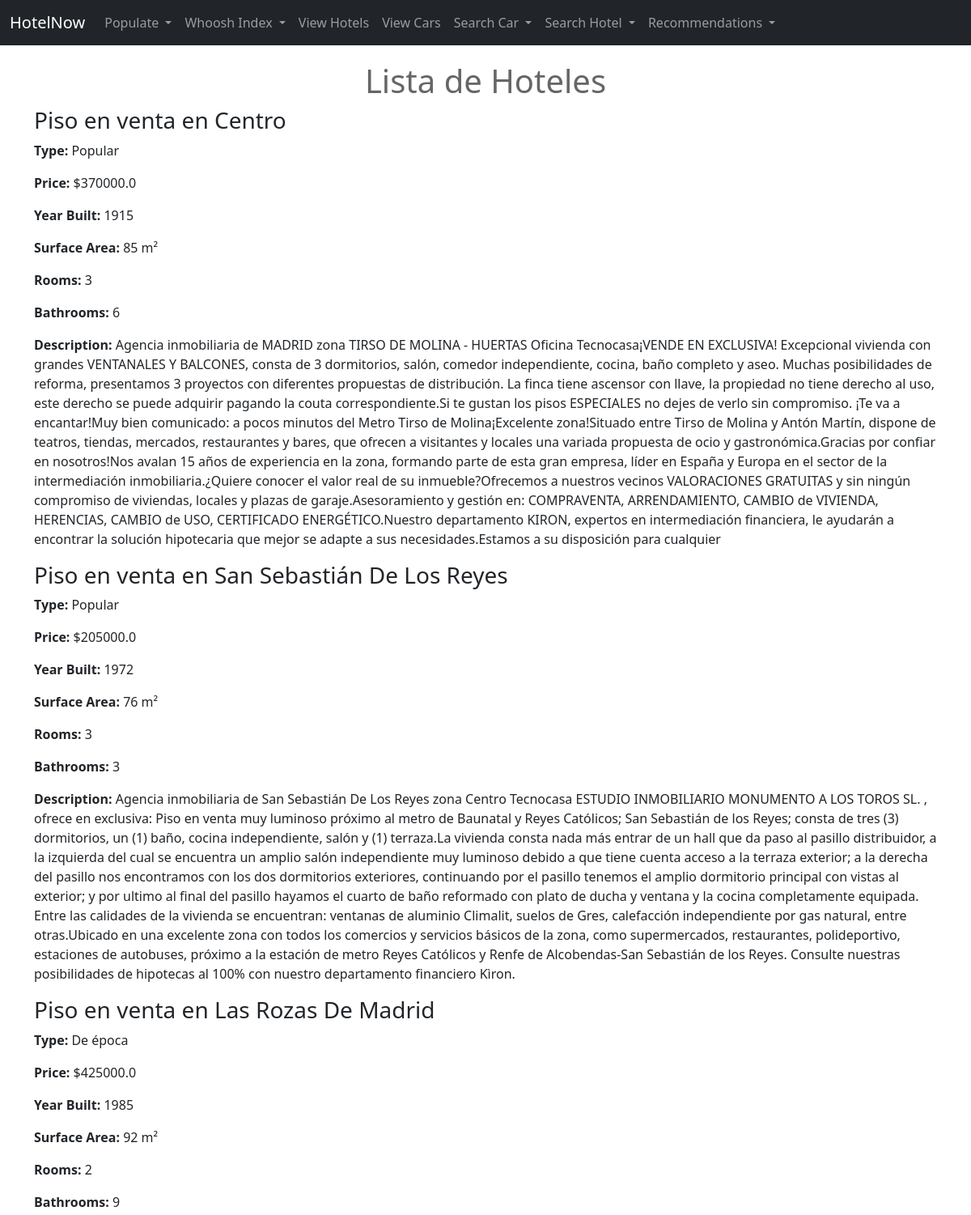
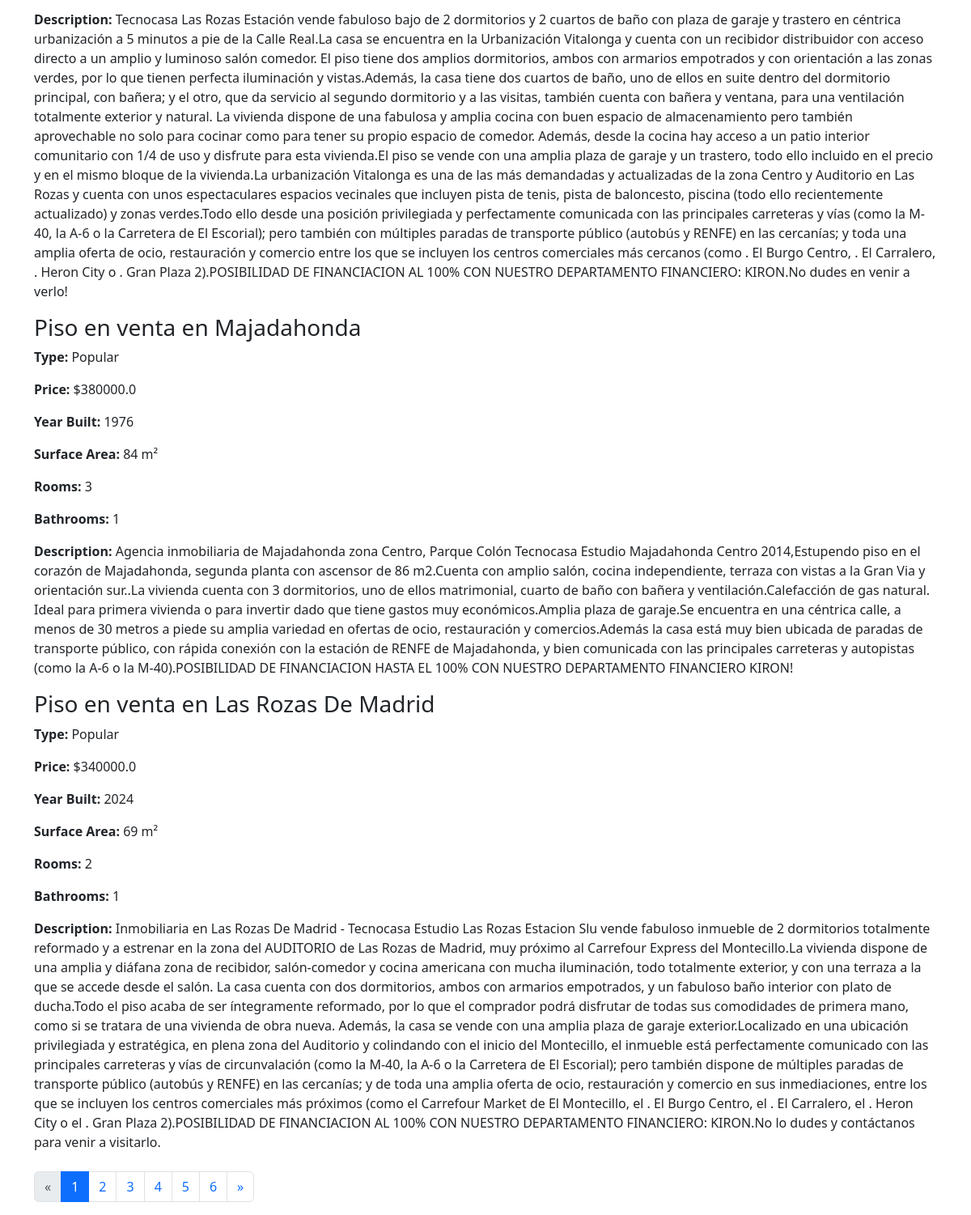
The app's page /hotel/view_hotels/ with its own data (2 pictures, top to bottom).
### hotel/models.py (models this page shows, shortened)
class Hotel(models.Model):
    titulo = models.CharField(max_length=255)
    descripcion = models.TextField(null=True, blank=True)
    precio = models.FloatField()
    precio_alquiler = models.FloatField(null=True, blank=True)
    anyo_construccion = models.PositiveIntegerField()
    tipo = models.ForeignKey(Tipo, on_delete=models.SET_NULL, null=True)  # Not unique, allows multiple hotels of the same type
    surface = models.PositiveIntegerField()
    bathrooms = models.PositiveIntegerField()
    rooms = models.PositiveIntegerField()

class Tipo(models.Model):
    nombre = models.CharField(max_length=100, unique=True)  # Ensures each type name is unique

### hotel/views.py (the view)
# urls.py: path('view_hotels/', views.ViewHotels),
def ViewHotels(request):
    hotels = Hotel.objects.all()  # Fetch all hotel
    paginator = Paginator(hotels, 5)
    page_number = request.GET.get('page')
    page_obj = paginator.get_page(page_number)
    return render(request, 'view_hotels.html', {'page_obj': page_obj})

### hotel/templates/view_hotels.html (shortened to what this page needs)
{% extends 'base.html' %}
{% block content %}
<h1 class="text-center">Lista de Hoteles</h1>
<div class="hotel-grid">
    {% for hotel in page_obj %}
        <div class="hotel-card">
            <div class="hotel-details">
                <h3>{{ hotel.titulo }}</h3>
                <p><strong>Type:</strong> {{ hotel.tipo.nombre }}</p>
                <p><strong>Price:</strong> ${{ hotel.precio }}</p>
                <p><strong>Year Built:</strong> {{ hotel.anyo_construccion }}</p>
                <p><strong>Surface Area:</strong> {{ hotel.surface }} m²</p>
                <p><strong>Rooms:</strong> {{ hotel.rooms }}</p>
                <p><strong>Bathrooms:</strong> {{ hotel.bathrooms }}</p>
                {% if hotel.descripcion %}
                    <p><strong>Description:</strong> {{ hotel.descripcion }}</p>
                {% endif %}
            </div>
        </div>
    {% empty %}
    <p class="text-center">No hay hoteles disponibles.</p>
    {% endfor %}
</div>
<div class="pagination mt-4">
    <nav>
        <ul class="pagination justify-content-center">
            {% if page_obj.has_previous %}
                <li class="page-item">
                    <a class="page-link" href="?page={{ page_obj.previous_page_number }}" aria-label="Previous">
                        <span aria-hidden="true">&laquo;</span>
                    </a>
                </li>
            {% else %}
                <li class="page-item disabled">
                    <a class="page-link" href="#" aria-label="Previous">
                        <span aria-hidden="true">&laquo;</span>
                    </a>
                </li>
            {% endif %}
            {% for num in page_obj.paginator.page_range %}
                {% if page_obj.number == num %}
                    <li class="page-item active" aria-current="page">
                        <span class="page-link">{{ num }}</span>
                    </li>
                {% else %}
                    <li class="page-item">
                        <a class="page-link" href="?page={{ num }}">{{ num }}</a>
                    </li>
                {% endif %}
            {% endfor %}
            {% if page_obj.has_next %}
                <li class="page-item">
                    <a class="page-link" href="?page={{ page_obj.next_page_number }}" aria-label="Next">
                        <span aria-hidden="true">&raquo;</span>
                    </a>
                </li>
            {% else %}
                <li class="page-item disabled">
                    <a class="page-link" href="#" aria-label="Next">
                        <span aria-hidden="true">&raquo;</span>
                    </a>
                </li>
            {% endif %}
        </ul>
    </nav>
</div>
{% endblock %}

### HotelNow/templates/base.html (shortened to what this page needs)
{% load static %}
<!DOCTYPE html>
<html lang="en">
<head>
    <link rel="stylesheet" href="{% static 'css/car.css' %}">
	<link href="https://cdn.jsdelivr.net/npm/bootstrap@5.3.0-alpha3/dist/css/bootstrap.min.css" rel="stylesheet">
</head>
<body>
	<nav class="navbar navbar-expand-lg navbar-dark bg-dark">
	    <div class="container-fluid">
	        <a class="navbar-brand" href="/">HotelNow</a>
	        <div class="collapse navbar-collapse" id="navbarNav">
	            <ul class="navbar-nav">
	                <li class="nav-item dropdown">
	                    <a class="nav-link dropdown-toggle" href="#" id="populateDropdown" role="button" data-bs-toggle="dropdown" aria-expanded="false">
	                        Populate
	                    </a>
	                </li>
	                <li class="nav-item dropdown">
	                    <a class="nav-link dropdown-toggle" href="#" id="whooshDropdown" role="button" data-bs-toggle="dropdown" aria-expanded="false">
	                        Whoosh Index
	                    </a>
	                </li>
	                <li class="nav-item">
	                    <a class="nav-link" href="/hotel/view_hotels">View Hotels</a>
	                </li>
	                <li class="nav-item">
	                    <a class="nav-link" href="/cars/">View Cars</a>
	                </li>
	                <li class="nav-item dropdown">
	                    <a class="nav-link dropdown-toggle" href="#" id="navbarDropdown" role="button" data-bs-toggle="dropdown" aria-expanded="false">
	                        Search Car
	                    </a>
	                </li>
					<li class="nav-item dropdown">
						<a class="nav-link dropdown-toggle" href="#" id="navbarDropdown" role="button" data-bs-toggle="dropdown" aria-expanded="false">
					             Search Hotel
					    </a>
					</li>
					<li class="nav-item dropdown">
						<a class="nav-link dropdown-toggle" href="#" id="navbarDropdown" role="button" data-bs-toggle="dropdown" aria-expanded="false">
							Recommendations
						</a>
					</li>
	            </ul>
	        </div>
	    </div>
	</nav>
	<div class="container">
	    {% block content %}{% endblock %}
	</div>
</body>
</html>

### static/css/car.css (style rules this page uses)
.text-center { text-align: center; color: #666; margin-top: 20px; }

### records on screen
Hotel: titulo "Piso en venta en Centro", tipo.nombre "Popular", precio "370000.0", anyo_construccion "1915", surface "85", rooms "3", bathrooms "6", descripcion "Agencia inmobiliaria de MADRID zona TIRSO DE MOLINA - HUERTAS Oficina Tecnocasa¡VENDE EN EXCLUSIVA! Excepcional vivienda con grandes VENTANALES Y BALCONES, consta de 3 dormitorios, salón, comedor independiente, cocina, baño completo y aseo. Muchas posibilidades de reforma, presentamos 3 proyectos con diferentes propuestas de distribución. La finca tiene ascensor con llave, la propiedad no tiene derecho al uso, este derecho se puede adquirir pagando la couta correspondiente.Si te gustan los pisos ESPECIALES no dejes de verlo sin compromiso. ¡Te va a encantar!Muy bien comunicado: a pocos minutos del Metro Tirso de Molina¡Excelente zona!Situado entre Tirso de Molina y Antón Martín, dispone de…"
Hotel: titulo "Piso en venta en San Sebastián De Los Reyes", tipo.nombre "Popular", precio "205000.0", anyo_construccion "1972", surface "76", rooms "3", bathrooms "3", descripcion "Agencia inmobiliaria de San Sebastián De Los Reyes zona Centro Tecnocasa ESTUDIO INMOBILIARIO MONUMENTO A LOS TOROS SL. , ofrece en exclusiva: Piso en venta muy luminoso próximo al metro de Baunatal y Reyes Católicos; San Sebastián de los Reyes; consta de tres (3) dormitorios, un (1) baño, cocina independiente, salón y (1) terraza.La vivienda consta nada más entrar de un hall que da paso al pasillo distribuidor, a la izquierda del cual se encuentra un amplio salón independiente muy luminoso debido a que tiene cuenta acceso a la terraza exterior; a la derecha del pasillo nos encontramos con los dos dormitorios exteriores, continuando por el pasillo tenemos el amplio dormitorio principal con…"
Hotel: titulo "Piso en venta en Las Rozas De Madrid", tipo.nombre "De época", precio "425000.0", anyo_construccion "1985", surface "92", rooms "2", bathrooms "9", descripcion "Tecnocasa Las Rozas Estación vende fabuloso bajo de 2 dormitorios y 2 cuartos de baño con plaza de garaje y trastero en céntrica urbanización a 5 minutos a pie de la Calle Real.La casa se encuentra en la Urbanización Vitalonga y cuenta con un recibidor distribuidor con acceso directo a un amplio y luminoso salón comedor. El piso tiene dos amplios dormitorios, ambos con armarios empotrados y con orientación a las zonas verdes, por lo que tienen perfecta iluminación y vistas.Además, la casa tiene dos cuartos de baño, uno de ellos en suite dentro del dormitorio principal, con bañera; y el otro, que da servicio al segundo dormitorio y a las visitas, también cuenta con bañera y ventana, para una…"
Hotel: titulo "Piso en venta en Majadahonda", tipo.nombre "Popular", precio "380000.0", anyo_construccion "1976", surface "84", rooms "3", bathrooms "1", descripcion "Agencia inmobiliaria de Majadahonda zona Centro, Parque Colón Tecnocasa Estudio Majadahonda Centro 2014,Estupendo piso en el corazón de Majadahonda, segunda planta con ascensor de 86 m2.Cuenta con amplio salón, cocina independiente, terraza con vistas a la Gran Via y orientación sur..La vivienda cuenta con 3 dormitorios, uno de ellos matrimonial, cuarto de baño con bañera y ventilación.Calefacción de gas natural. Ideal para primera vivienda o para invertir dado que tiene gastos muy económicos.Amplia plaza de garaje.Se encuentra en una céntrica calle, a menos de 30 metros a piede su amplia variedad en ofertas de ocio, restauración y comercios.Además la casa está muy bien ubicada de paradas…"
Hotel: titulo "Piso en venta en Las Rozas De Madrid", tipo.nombre "Popular", precio "340000.0", anyo_construccion "2024", surface "69", rooms "2", bathrooms "1", descripcion "Inmobiliaria en Las Rozas De Madrid - Tecnocasa Estudio Las Rozas Estacion Slu vende fabuloso inmueble de 2 dormitorios totalmente reformado y a estrenar en la zona del AUDITORIO de Las Rozas de Madrid, muy próximo al Carrefour Express del Montecillo.La vivienda dispone de una amplia y diáfana zona de recibidor, salón-comedor y cocina americana con mucha iluminación, todo totalmente exterior, y con una terraza a la que se accede desde el salón. La casa cuenta con dos dormitorios, ambos con armarios empotrados, y un fabuloso baño interior con plato de ducha.Todo el piso acaba de ser íntegramente reformado, por lo que el comprador podrá disfrutar de todas sus comodidades de primera mano, como…"

### other values on screen
{{ num }} "1"
{{ num }} "2" "3" "4" "5" "6"
